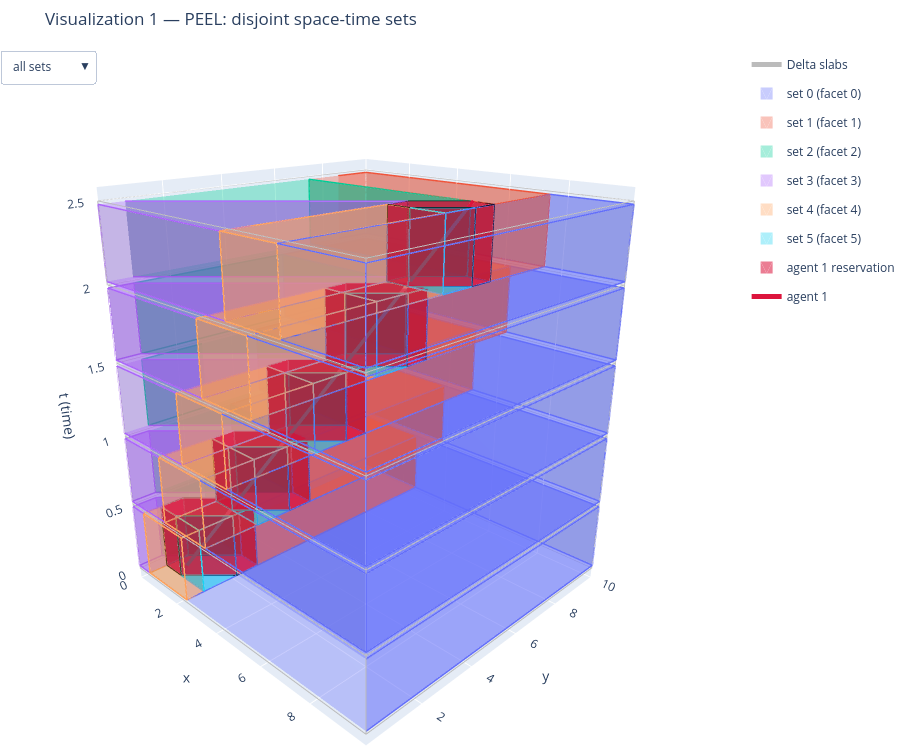

The notebook cell saved with this chart:
### Markdown cell above
## Visualization 1 — Peel: space-time decomposed into disjoint sets

Each set is a prism over its slab's time window, coloured by the facet that
cut it off (same colour = same facet across slabs). Within a slab the
prisms tile the free space with no overlap — they meet only along shared
faces — and the slabs stack along `t` (the thin gaps between slabs are
visual only).

Use the dropdown (or click legend entries) to isolate one set: peel's sets
shrink as the facet index grows, because each one only gets what the
earlier facets left behind.

### Code cell
def decomposition_figure(sets_per_slab, title, opacity, extra_traces=()):
    fig = go.Figure(layout=make_layout(title))
    fig.add_trace(slab_wireframes())
    n_facets = 1 + max(i for sets in sets_per_slab for i, _ in sets)
    set_trace_idx = {}
    for i in range(n_facets):
        polys = [(s, k * DELTA, (k + 1) * DELTA) for k, sets in enumerate(sets_per_slab) for fi, s in sets if fi == i]
        if not polys:
            continue
        color = SET_COLORS[i % len(SET_COLORS)]
        start = len(fig.data)
        fig.add_trace(prisms_trace(polys, color, opacity=opacity, name=f"set {i} (facet {i})", legendgroup=f"set{i}"))
        fig.add_trace(prisms_edges(polys, color, width=3, name=f"set {i} (facet {i})", legendgroup=f"set{i}"))
        set_trace_idx[i] = (start, start + 1)
    for tr in extra_traces:
        fig.add_trace(tr)

    # dropdown: all sets, or one set at a time (slabs, reservation, trajectory stay visible)
    n = len(fig.data)
    all_set = {j for pair in set_trace_idx.values() for j in pair}
    buttons = [dict(label="all sets", method="update", args=[{"visible": [True] * n}])]
    for i, pair in set_trace_idx.items():
        vis = [(j not in all_set) or (j in pair) for j in range(n)]
        buttons.append(dict(label=f"set {i} only", method="update", args=[{"visible": vis}]))
    fig.update_layout(updatemenus=[dict(buttons=buttons, direction="down", x=0.0, xanchor="left", y=1.0, yanchor="top")])
    return fig

def agent1_traces():
    return reservation_traces(obstacles1, "crimson", "agent 1 reservation") + [curve_trace(seg1, "crimson", "agent 1")]

fig_peel = decomposition_figure(peel_per_slab, "Visualization 1 — PEEL: disjoint space-time sets", opacity=0.35,
                                extra_traces=agent1_traces())
fig_peel
